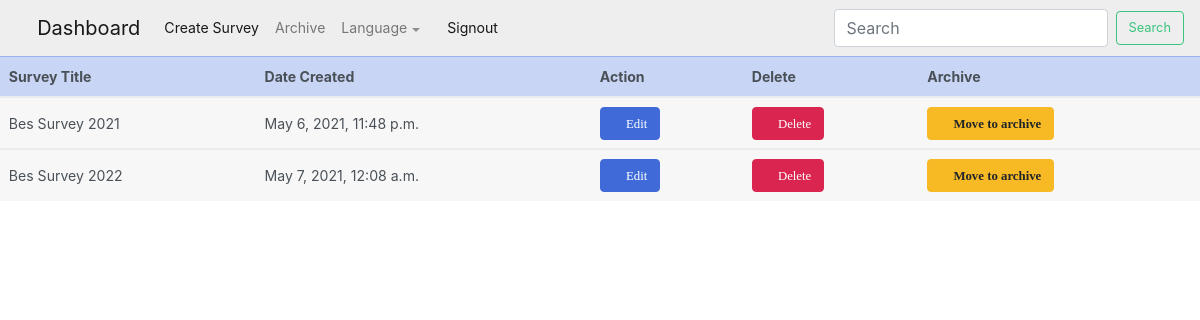
/admin_dashboard/, run on the app's committed database.
### languages/models.py (models this page shows, shortened)
class Survey(models.Model):
    title = models.CharField(max_length=200)
    created_at = models.DateTimeField(default=timezone.now)
    archive = models.CharField(max_length=200, default='')

### signup/views.py (the view)
# urls.py: path('admin_dashboard/', views.admin_dashboard, name='admin_dashboard'),
def admin_dashboard(request):
    survey = Survey.objects.filter(archive='')
    return render(request, 'admin_dashboard.html', {'survey': survey})

### signup/templates/admin_dashboard.html (shortened to what this page needs)
{% load static %}
<!doctype html>
<html lang="en">
<head>
    <link href="{% static 'vendor/fontawesome-free/css/all.min.css'%}" rel="stylesheet" type="text/css">
    <link rel="stylesheet" href="https://maxcdn.bootstrapcdn.com/bootstrap/4.0.0/css/bootstrap.min.css">
<link href="{% static './main.css'%}" rel="stylesheet"></head>
<body>
<div>
<nav class="navbar navbar-expand-lg navbar-light bg-light">
  <a class="navbar-brand" href="{%url 'admin_dashboard'%}"><i class="fas fa-tachometer-alt"></i> Dashboard</a>
  <div class="collapse navbar-collapse" id="navbarSupportedContent">
    <ul class="navbar-nav mr-auto">
      <li class="nav-item active">
        <a class="nav-link" href="{%url 'create_new_survey'%}">Create Survey <span class="sr-only">(current)</span></a>
      </li>
      <li class="nav-item">
        <a class="nav-link" href="{%url 'archived_survey'%}">Archive</a>
      </li>
      <li class="nav-item dropdown">
        <a class="nav-link dropdown-toggle" href="#" id="navbarDropdown" role="button" data-toggle="dropdown" aria-haspopup="true" aria-expanded="false">
          Language
        </a>
      </li>
      <li class="nav-item">
        <a class="nav-link active" href="{%url 'admin_logout'%}"><i class="fas fa-sign-out-alt"></i>Signout</a>
      </li>
    </ul>
    <form class="form-inline my-2 my-lg-0">
      <input class="form-control mr-sm-2" type="search" placeholder="Search" aria-label="Search">
      <button class="btn btn-outline-success my-2 my-sm-0" type="submit">Search</button>
    </form>
  </div>
</nav>
    {%block admin%}
    <table class="table table-striped">
  <thead>
    <tr class="table-primary">
      <th scope="col">Survey Title</th>
      <th scope="col">Date Created</th>
        <th scope="col">Action</th>
        <th>Delete</th>
        <th>Archive</th>
    </tr>
  </thead>
        {% for survey in survey%}
  <tbody>
    <tr>
      <td>{{survey.title}}</td>
      <td>{{survey.created_at}}</td>
        <td><a href="" class="btn btn-primary"> <i class="far fa-edit"> Edit</i></a></td>
        <td><a href="" class="btn btn-danger"> <i class="far fa-trash-alt"> Delete</i></a></td>
         <td><a href="{%url 'archive' survey.id%}" class="btn btn-warning"> <i class="fas fa-archive"> Move to archive</i></a></td>
    </tr>
  </tbody>
        {%endfor%}
</table>
    {%endblock%}
</div>
</body>
<script type="text/javascript" src="./assets/scripts/main.js"></script></body>
</html>

### data on the page
Survey: title "Bes Survey 2021", created_at "May 6, 2021, 11:48 p.m."
Survey: title "Bes Survey 2022", created_at "May 7, 2021, 12:08 a.m."
